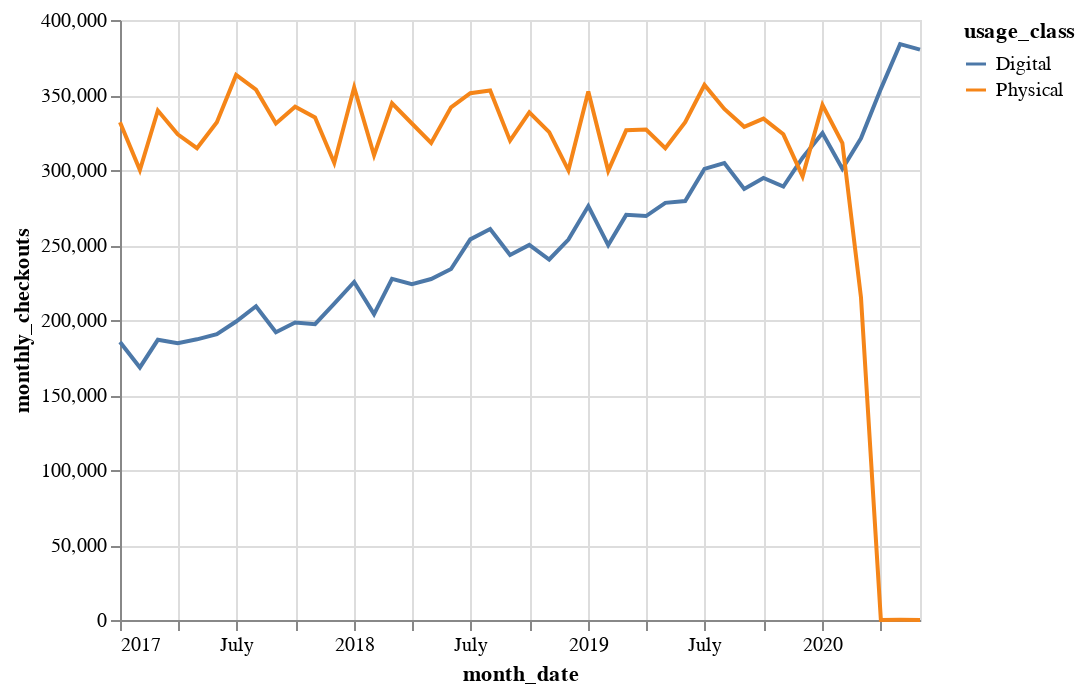

The notebook cell saved with this chart:
### Code cell
alt.Chart(df).mark_line().encode(
    x='month_date',
    y='monthly_checkouts',
    color='usage_class'
)

### Figure 1 — Vega-Lite specification as saved in the notebook (floating-point values rounded to 4 significant figures)
{"config": {"view": {"continuousWidth": 400, "continuousHeight": 300}}, "data": {"name": "data-467ffd9bc000d8f2bb012d6fdf77bfe7"}, "mark": "line", "encoding": {"color": {"type": "nominal", "field": "usage_class"}, "x": {"type": "temporal", "field": "month_date"}, "y": {"type": "quantitative", "field": "monthly_checkouts"}}, "$schema": "https://vega.github.io/schema/vega-lite/v4.8.1.json", "datasets": {"data-467ffd9bc000d8f2bb012d6fdf77bfe7": [{"month_date": "2017-01-01T00:00:00", "usage_class": "Digital", "monthly_checkouts": 185376}, {"month_date": "2017-01-01T00:00:00", "usage_class": "Physical", "monthly_checkouts": 331830}, {"month_date": "2017-02-01T00:00:00", "usage_class": "Digital", "monthly_checkouts": 168370}, {"month_date": "2017-02-01T00:00:00", "usage_class": "Physical", "monthly_checkouts": 299992}, {"month_date": "2017-03-01T00:00:00", "usage_class": "Digital", "monthly_checkouts": 186795}, {"month_date": "2017-03-01T00:00:00", "usage_class": "Physical", "monthly_checkouts": 339645}, {"month_date": "2017-04-01T00:00:00", "usage_class": "Digital", "monthly_checkouts": 184500}, {"month_date": "2017-04-01T00:00:00", "usage_class": "Physical", "monthly_checkouts": 323798}, {"month_date": "2017-05-01T00:00:00", "usage_class": "Digital", "monthly_checkouts": 187126}, {"month_date": "2017-05-01T00:00:00", "usage_class": "Physical", "monthly_checkouts": 314535}, {"month_date": "2017-06-01T00:00:00", "usage_class": "Digital", "monthly_checkouts": 190590}, {"month_date": "2017-06-01T00:00:00", "usage_class": "Physical", "monthly_checkouts": 331804}, {"month_date": "2017-07-01T00:00:00", "usage_class": "Digital", "monthly_checkouts": 198990}, {"month_date": "2017-07-01T00:00:00", "usage_class": "Physical", "monthly_checkouts": 363403}, {"month_date": "2017-08-01T00:00:00", "usage_class": "Digital", "monthly_checkouts": 209142}, {"month_date": "2017-08-01T00:00:00", "usage_class": "Physical", "monthly_checkouts": 353581}, {"month_date": "2017-09-01T00:00:00", "usage_class": "Digital", "monthly_checkouts": 191778}, {"month_date": "2017-09-01T00:00:00", "usage_class": "Physical", "monthly_checkouts": 331058}, {"month_date": "2017-10-01T00:00:00", "usage_class": "Digital", "monthly_checkouts": 198296}, {"month_date": "2017-10-01T00:00:00", "usage_class": "Physical", "monthly_checkouts": 342200}, {"month_date": "2017-11-01T00:00:00", "usage_class": "Digital", "monthly_checkouts": 197227}, {"month_date": "2017-11-01T00:00:00", "usage_class": "Physical", "monthly_checkouts": 335034}, {"month_date": "2017-12-01T00:00:00", "usage_class": "Digital", "monthly_checkouts": 210896}, {"month_date": "2017-12-01T00:00:00", "usage_class": "Physical", "monthly_checkouts": 304713}, {"month_date": "2018-01-01T00:00:00", "usage_class": "Digital", "monthly_checkouts": 225361}, {"month_date": "2018-01-01T00:00:00", "usage_class": "Physical", "monthly_checkouts": 355101}, {"month_date": "2018-02-01T00:00:00", "usage_class": "Digital", "monthly_checkouts": 203892}, {"month_date": "2018-02-01T00:00:00", "usage_class": "Physical", "monthly_checkouts": 309813}, {"month_date": "2018-03-01T00:00:00", "usage_class": "Digital", "monthly_checkouts": 227451}, {"month_date": "2018-03-01T00:00:00", "usage_class": "Physical", "monthly_checkouts": 344487}, {"month_date": "2018-04-01T00:00:00", "usage_class": "Digital", "monthly_checkouts": 223897}, {"month_date": "2018-04-01T00:00:00", "usage_class": "Physical", "monthly_checkouts": 330988}, {"month_date": "2018-05-01T00:00:00", "usage_class": "Digital", "monthly_checkouts": 227328}, {"month_date": "2018-05-01T00:00:00", "usage_class": "Physical", "monthly_checkouts": 318049}, {"month_date": "2018-06-01T00:00:00", "usage_class": "Digital", "monthly_checkouts": 233988}, {"month_date": "2018-06-01T00:00:00", "usage_class": "Physical", "monthly_checkouts": 341825}, {"month_date": "2018-07-01T00:00:00", "usage_class": "Digital", "monthly_checkouts": 253747}, {"month_date": "2018-07-01T00:00:00", "usage_class": "Physical", "monthly_checkouts": 351207}, {"month_date": "2018-08-01T00:00:00", "usage_class": "Digital", "monthly_checkouts": 260651}, {"month_date": "2018-08-01T00:00:00", "usage_class": "Physical", "monthly_checkouts": 352977}, {"month_date": "2018-09-01T00:00:00", "usage_class": "Digital", "monthly_checkouts": 243301}, {"month_date": "2018-09-01T00:00:00", "usage_class": "Physical", "monthly_checkouts": 319587}, {"month_date": "2018-10-01T00:00:00", "usage_class": "Digital", "monthly_checkouts": 250071}, {"month_date": "2018-10-01T00:00:00", "usage_class": "Physical", "monthly_checkouts": 338497}, {"month_date": "2018-11-01T00:00:00", "usage_class": "Digital", "monthly_checkouts": 240341}, {"month_date": "2018-11-01T00:00:00", "usage_class": "Physical", "monthly_checkouts": 325249}, {"month_date": "2018-12-01T00:00:00", "usage_class": "Digital", "monthly_checkouts": 253629}, {"month_date": "2018-12-01T00:00:00", "usage_class": "Physical", "monthly_checkouts": 299789}, {"month_date": "2019-01-01T00:00:00", "usage_class": "Digital", "monthly_checkouts": 275985}, {"month_date": "2019-01-01T00:00:00", "usage_class": "Physical", "monthly_checkouts": 352288}, {"month_date": "2019-02-01T00:00:00", "usage_class": "Digital", "monthly_checkouts": 249946}, {"month_date": "2019-02-01T00:00:00", "usage_class": "Physical", "monthly_checkouts": 299465}, {"month_date": "2019-03-01T00:00:00", "usage_class": "Digital", "monthly_checkouts": 270097}, {"month_date": "2019-03-01T00:00:00", "usage_class": "Physical", "monthly_checkouts": 326457}, {"month_date": "2019-04-01T00:00:00", "usage_class": "Digital", "monthly_checkouts": 269302}, {"month_date": "2019-04-01T00:00:00", "usage_class": "Physical", "monthly_checkouts": 326988}, {"month_date": "2019-05-01T00:00:00", "usage_class": "Digital", "monthly_checkouts": 278086}, {"month_date": "2019-05-01T00:00:00", "usage_class": "Physical", "monthly_checkouts": 314565}, {"month_date": "2019-06-01T00:00:00", "usage_class": "Digital", "monthly_checkouts": 279311}, {"month_date": "2019-06-01T00:00:00", "usage_class": "Physical", "monthly_checkouts": 331914}, {"month_date": "2019-07-01T00:00:00", "usage_class": "Digital", "monthly_checkouts": 300752}, {"month_date": "2019-07-01T00:00:00", "usage_class": "Physical", "monthly_checkouts": 356688}, {"month_date": "2019-08-01T00:00:00", "usage_class": "Digital", "monthly_checkouts": 304575}, {"month_date": "2019-08-01T00:00:00", "usage_class": "Physical", "monthly_checkouts": 340723}, {"month_date": "2019-09-01T00:00:00", "usage_class": "Digital", "monthly_checkouts": 287419}, {"month_date": "2019-09-01T00:00:00", "usage_class": "Physical", "monthly_checkouts": 328773}, {"month_date": "2019-10-01T00:00:00", "usage_class": "Digital", "monthly_checkouts": 294671}, {"month_date": "2019-10-01T00:00:00", "usage_class": "Physical", "monthly_checkouts": 334295}, {"month_date": "2019-11-01T00:00:00", "usage_class": "Digital", "monthly_checkouts": 289002}, {"month_date": "2019-11-01T00:00:00", "usage_class": "Physical", "monthly_checkouts": 323796}, {"month_date": "2019-12-01T00:00:00", "usage_class": "Digital", "monthly_checkouts": 308176}, {"month_date": "2019-12-01T00:00:00", "usage_class": "Physical", "monthly_checkouts": 295736}, {"month_date": "2020-01-01T00:00:00", "usage_class": "Digital", "monthly_checkouts": 324650}, {"month_date": "2020-01-01T00:00:00", "usage_class": "Physical", "monthly_checkouts": 343328}, {"month_date": "2020-02-01T00:00:00", "usage_class": "Digital", "monthly_checkouts": 300871}, {"month_date": "2020-02-01T00:00:00", "usage_class": "Physical", "monthly_checkouts": 317946}, {"month_date": "2020-03-01T00:00:00", "usage_class": "Digital", "monthly_checkouts": 321092}, {"month_date": "2020-03-01T00:00:00", "usage_class": "Physical", "monthly_checkouts": 215128}, {"month_date": "2020-04-01T00:00:00", "usage_class": "Digital", "monthly_checkouts": 354090}, {"month_date": "2020-04-01T00:00:00", "usage_class": "Physical", "monthly_checkouts": 70}, {"month_date": "2020-05-01T00:00:00", "usage_class": "Digital", "monthly_checkouts": 383934}, {"month_date": "2020-05-01T00:00:00", "usage_class": "Physical", "monthly_checkouts": 87}, {"month_date": "2020-06-01T00:00:00", "usage_class": "Digital", "monthly_checkouts": 380269}, {"month_date": "2020-06-01T00:00:00", "usage_class": "Physical", "monthly_checkouts": 43}]}}
